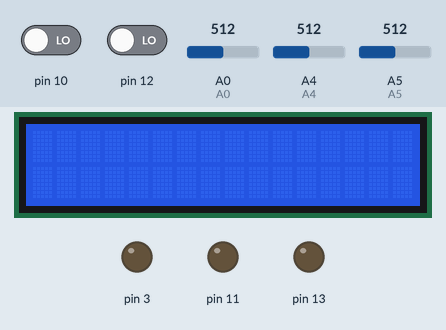
A sketch run on a simulated Arduino Uno, built with avr-gcc and run on an emulated ATmega328P. Parts: 16×2 character LCD, output pins drawn as LEDs (lit = HIGH). Inputs (shaded band) come from the test bench; at power-on: pin 12 LOW, A4 = 512, pin 10 LOW, A0 = 512, A5 = 512.

Above: at 1.2 s.
1.3 s: pin 12 driven HIGH
At 2.7 s:
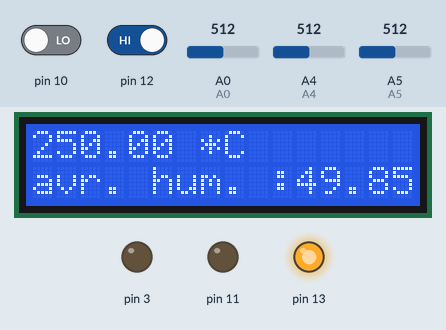
5.4 s: A4 set to 524
At 6.9 s:
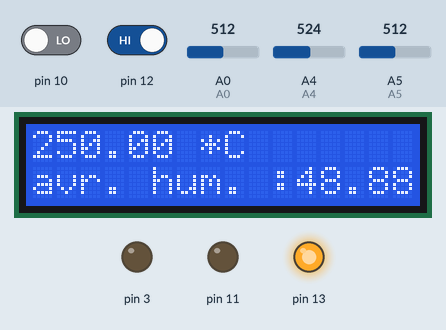
8.6 s: A4 set to 543
At 10.3 s:
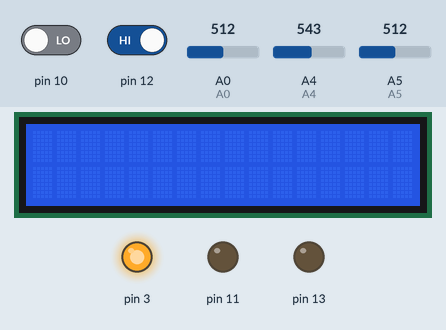
10.6 s: pin 12 driven LOW
At 14.5 s:
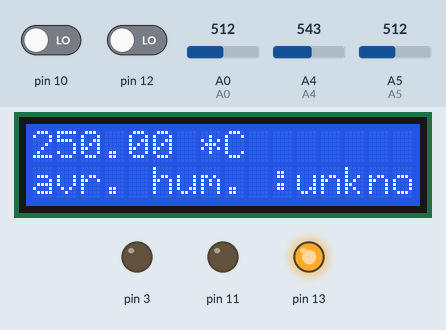
14.7 s: pin 12 driven HIGH
At 15.5 s:
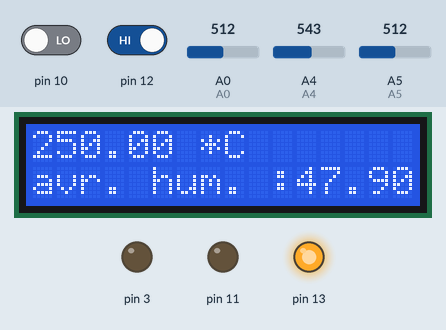
17.6 s: pin 10 driven HIGH
At 18.4 s:
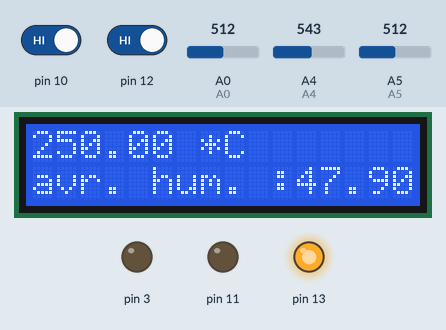
Timing chart, 0 to 20.6 s (numbered marks = the images above; inputs shaded):
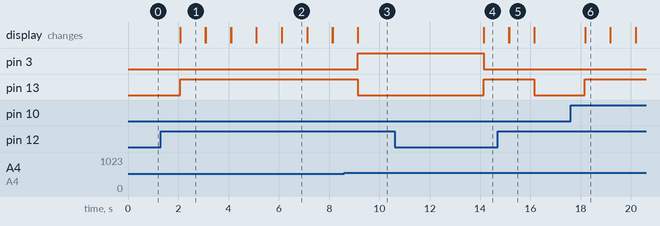

Measured:
- the behaviour switches between 534 and 535 on A4 (found by bisection; images 2 and 3)
- after the input at 1.3 s, pin 13: LOW → HIGH after 0.77 s; the display: changes after 0.78 s (image 1)
- after the input at 5.4 s, the display: first differs from a run without the input after 0.72 s (image 2)
- after the input at 8.6 s, pin 3: LOW → HIGH after 0.54 s; pin 13: HIGH → LOW after 0.54 s
- after the input at 10.6 s, the display: changes after 3.5 s (image 4)
- after the input at 14.7 s, pin 13: HIGH → LOW after 1.5 s instead of 0.45 s; the display: first differs from a run without the input after 0.46 s (image 5)
- after the input at 17.6 s, pin 13: LOW → HIGH after 0.57 s; the display: changes after 0.57 s (image 6)

The sketch:

Watering_System.ino
```cpp
#include <LiquidCrystal.h>
#define A0 A0
#define A4 A4
#define A5 A5
float temperature;
int clicktime = 0;
int lasthumiditytime = -31;
float avrhumidity = 0;
LiquidCrystal lcd(4, 5, 6, 7, 8, 9);
void setup() {
  pinMode(A0,INPUT);
  pinMode(A4,INPUT);
  pinMode(A5,INPUT);
  pinMode(13,OUTPUT);
  pinMode(12,INPUT);
  pinMode(11,OUTPUT);
  pinMode(10,INPUT);
  digitalWrite(13,LOW);
  pinMode(3,OUTPUT);
  digitalWrite(3,LOW);
  lcd.begin(16, 2);
}
void loop() {
  if(digitalRead(12)==HIGH){
    avrhumidity=((1023-analogRead(A4))+(1023-analogRead(A5)))/20;
  if(avrhumidity<50&&millis()/60000-lasthumiditytime>30 ){
    lcd.noDisplay();
    digitalWrite(13, LOW);
    digitalWrite(3, HIGH);
    delay(5000);
    digitalWrite(3, LOW);
    lasthumiditytime=millis()/60000;
    lcd.display();
    digitalWrite(13, HIGH);
  }
  if(digitalRead(10)==HIGH)clicktime=millis()/1000;
  if(millis()/1000-clicktime<=15){
    lcd.display();
    digitalWrite(13, HIGH);
    temperature = analogRead(A0)* 0.48828125;
    lcd.setCursor(0,0);
    lcd.print(temperature);
    lcd.print(" *C");
    lcd.setCursor(0,1);
    lcd.print("avr. hum. :");
    if(digitalRead(12)==HIGH)
    lcd.print(avrhumidity*1000/1023);
    else lcd.print("unknown");
    lcd.print("% ");
  }
  else {
    digitalWrite(13, LOW);
    lcd.noDisplay();
  }
}
else{
  digitalWrite(13,LOW);
  lcd.noDisplay();
  digitalWrite(3,LOW);
  clicktime=0;
}
delay(1000);
lcd.setCursor(0,0);
lcd.print("                ");
lcd.setCursor(0,1);
lcd.print("                ");
lcd.noCursor();
}
```
